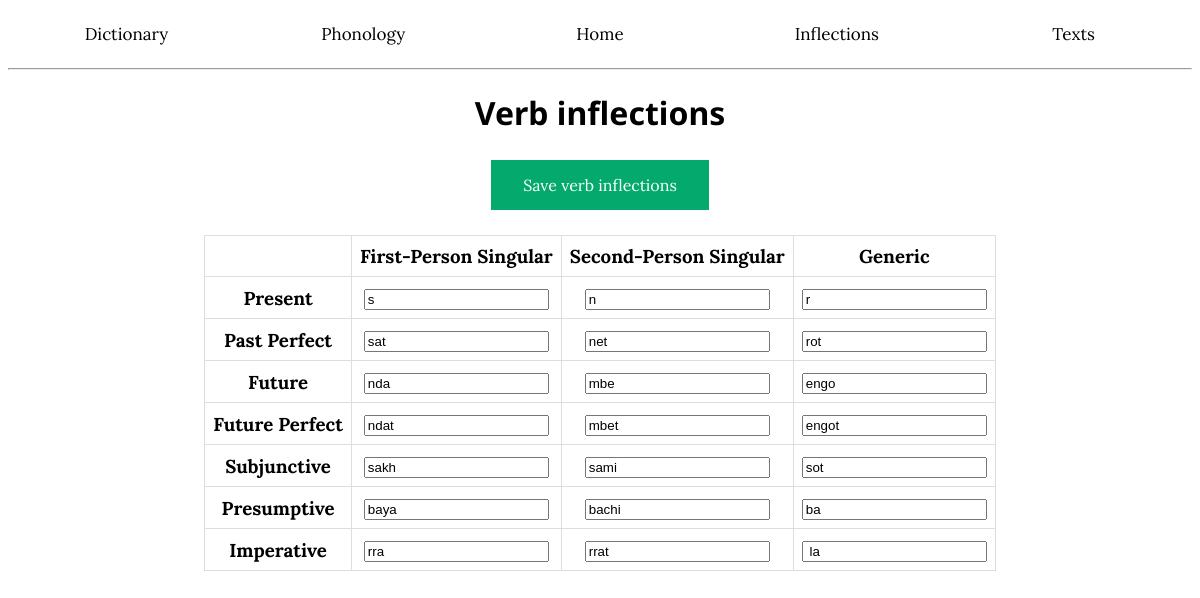
Screenshot of /inflections with the database file from the repository.
### app/models.py (models this page shows, shortened)
class VerbInflections(db.Model):
    __tablename__ = 'Verb Inflections'
    aspect: so.Mapped[str] = so.mapped_column(primary_key=True)
    irregular: so.Mapped[bool] = so.mapped_column()
    gloss: so.Mapped[str] = so.mapped_column()
    fs: so.Mapped[str] = so.mapped_column()
    ss: so.Mapped[str] = so.mapped_column()
    other: so.Mapped[str] = so.mapped_column()

### app/routes.py (the view, shortened to what this page needs)
@app.route('/inflections', methods=['GET', 'POST'])
def inflections():
    form = infForm()
    vinf = []
    for inflection in VerbInflections.query.filter(VerbInflections.irregular == 0).all():
        vinf.append(inflection)
    return render_template('inflections.html', verb=vinf, form=form)

### app/forms.py
class infForm(FlaskForm):
    submit = SubmitField('Save verb inflections')

### app/templates/inflections.html (shortened to what this page needs)
<!DOCTYPE html>
<html lang="en">
<head>
</head>
<body>
{% extends "base.html" %}
{% block content %}
<h1>Verb inflections</h1>
<form action="" method="post" novalidate>
    <h3> {{ form.submit(class_="grb gena") }} </h3>
    <table>
        <tbody>
        <tr>
            <td></td>
            <td><b>First-Person Singular</b></td>
            <td><b>Second-Person Singular</b></td>
            <td><b>Generic</b></td>
        </tr>
        {% for row in verb %}
        <tr>
            <td>
                <b>{{ row.aspect }}</b>
            </td>
            <td>
                <input type="text" name="{{ row.aspect }} 1s" value="{{ row.fs }}">
            </td>
            <td>
                <input type="text" name="{{ row.aspect }} 2s" value="{{ row.ss }}">
            </td>
            <td>
                <input type="text" name="{{ row.aspect }} gen" value="{{ row.other }}">
            </td>
        </tr>
        {% endfor %}
        </tbody>
    </table>
</form>
{% endblock %}

### app/static/style.css (style rules this page uses)
p, th, td { color: black; font-family: "Lora", serif; font-size: 14pt; font-weight: 400; text-align: left; margin-left: 10%; margin-right: 10%; }
h1 { color: black; font-family: "Noto Sans", sans-serif; font-size: 24pt; text-align: center; font-weight: 700; margin-left: 20%; margin-right: 20%; }
h3 { color: black; font-family: "Noto Sans", sans-serif; font-size: 16pt; text-align: center; }
.grb { background-color: #e7e7e7; border: none; color: black; padding: 15px 32px; text-align: center; text-decoration: none; display: inline-block; font-size: 16px; margin: 4px 2px; cursor: pointer; font-family: "Lora", serif }
.gena { background-color: #04AA6D; color: white; }
td, th, td[colspan="3"] { border: 1px solid #ddd; padding: 8px; text-align: center; vertical-align: middle; }
table { border-collapse: collapse; margin-left: auto; margin-right: auto; }

### rows the page displays
VerbInflections: aspect "Present", fs "s", ss "n", other "r"
VerbInflections: aspect "Past Perfect", fs "sat", ss "net", other "rot"
VerbInflections: aspect "Future", fs "nda", ss "mbe", other "engo"
VerbInflections: aspect "Future Perfect", fs "ndat", ss "mbet", other "engot"
VerbInflections: aspect "Subjunctive", fs "sakh", ss "sami", other "sot"
VerbInflections: aspect "Presumptive", fs "baya", ss "bachi", other "ba"
VerbInflections: aspect "Imperative", fs "rra", ss "rrat", other "la"
